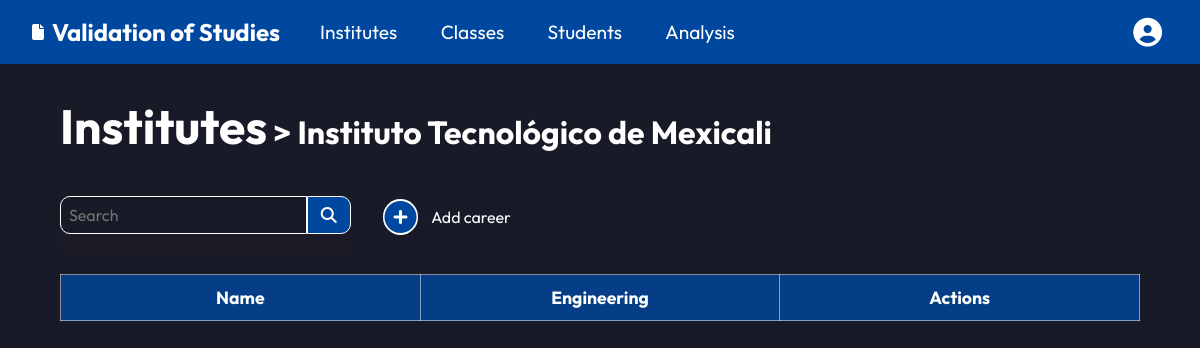
Page /institutes/1/careers/ (signed in) on the earlier database version.
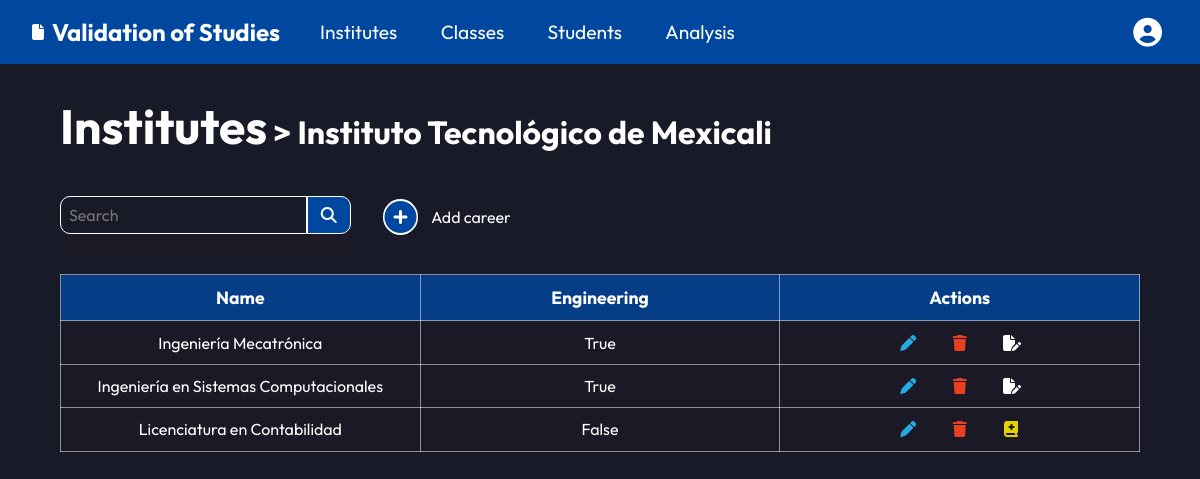
Same page on the later database version.
### institutes/models.py (models this page shows, shortened)
class Career(models.Model):
  institute = models.ForeignKey(
    Institute,
    on_delete=models.CASCADE,
    blank=True, null=True
  )
  name = models.CharField(max_length=128)
  is_engineering = models.BooleanField(default=0)

### institutes/views.py (the view)
# urls.py: path("<int:pk>/careers/", views.CareerListView.as_view(), name="careers"),
class CareerListView(LoginRequiredMixin, ListView):
  template_name = "institutes/careers.html"
  model = Institute
  def get_context_data(self, **kwargs):
    context = super().get_context_data(**kwargs)
    pk = self.kwargs.get('pk')
    institute = get_object_or_404(Institute, pk=pk)
    context["institute"] = institute
    context["careers"] = institute.career_set.all().order_by('name')
    return context

### templates/institutes/careers.html (shortened to what this page needs)
{% extends 'base.html' %}
{% block content %}
<h2 class="main-title"><a href="{% url 'institutes' %}">Institutes</a><span> > {{ institute.name }}</span>
</h2>
<div class="institutes-header">
  <form action="" class="search-container search-small">
    <input type="search" name="" id="" placeholder="Search">
    <button type="submit"><i class="fa-solid fa-magnifying-glass"></i></button>
  </form>
  <a href="{% url 'new-career' institute.id %}"><i class="fa-solid fa-circle-plus"></i> Add career</a>
</div>
<table>
  <tr>
    <th>Name</th>
    <th>Engineering</th>
    <th>Actions</th>
  </tr>
  {% for career in careers %}
  <tr>
    <td><a href="{% url 'syllabus' career.id %}" class="table-link">{{ career.name }}</a></td>
    <td>{{ career.is_engineering }}</td>
    <td class="actions">
      <div><a href="{% url 'edit-career' career.id %}"><i class="fa-solid fa-pen edit"></i></a></div>
      <div><a href="{% url 'delete-career' career.id %}"><i class="fa-solid fa-trash delete"></i></a>
      </div>
      {% if career.id == career.syllabus.career.id %}
      <div><a href="{% url 'edit-syllabus' career.id %}"><i class="fa-solid fa-file-pen edit-s"></i></a></div>
      {% else %}
      <div><a href="{% url 'new-syllabus' career.id %}"><i class="fa-solid fa-book-medical add"></i></a></div>
      {% endif %}
    </td>
  </tr>
  {% endfor %}
</table>
{% endblock content %}

Differences in the rows shown:
now on this page (row edited): Career: name "Ingeniería Mecatrónica", is_engineering "True"
now on this page (row edited): Career: name "Ingeniería en Sistemas Computacionales", is_engineering "True"
added Career: name "Licenciatura en Contabilidad", is_engineering "False"
